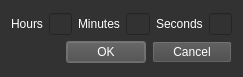
<?xml version="1.0" encoding="UTF-8"?>
<ui version="4.0">
 <class>Dialog</class>
 <widget class="QDialog" name="Dialog">
  <property name="windowModality">
   <enum>Qt::ApplicationModal</enum>
  </property>
  <property name="geometry">
   <rect>
    <x>0</x>
    <y>0</y>
    <width>243</width>
    <height>77</height>
   </rect>
  </property>
  <property name="sizePolicy">
   <sizepolicy hsizetype="Fixed" vsizetype="Fixed">
    <horstretch>0</horstretch>
    <verstretch>0</verstretch>
   </sizepolicy>
  </property>
  <property name="minimumSize">
   <size>
    <width>238</width>
    <height>0</height>
   </size>
  </property>
  <property name="contextMenuPolicy">
   <enum>Qt::NoContextMenu</enum>
  </property>
  <property name="windowTitle">
   <string>Set Recording Countdown</string>
  </property>
  <property name="styleSheet">
   <string>background-color: rgb(50, 50, 50);color: rgb(255, 255, 255);selection-background-color:rgb(140, 140, 140)</string>
  </property>
  <layout class="QGridLayout" name="gridLayout">
   <item row="0" column="0">
    <layout class="QVBoxLayout" name="verticalLayout">
     <item>
      <layout class="QHBoxLayout" name="horizontalLayout">
       <item>
        <widget class="QLabel" name="label">
         <property name="text">
          <string>Hours</string>
         </property>
        </widget>
       </item>
       <item>
        <widget class="QLineEdit" name="hoursText">
         <property name="styleSheet">
          <string/>
         </property>
         <property name="maxLength">
          <number>2</number>
         </property>
        </widget>
       </item>
       <item>
        <widget class="QLabel" name="label_2">
         <property name="text">
          <string>Minutes</string>
         </property>
        </widget>
       </item>
       <item>
        <widget class="QLineEdit" name="minutesText">
         <property name="maxLength">
          <number>2</number>
         </property>
        </widget>
       </item>
       <item>
        <widget class="QLabel" name="label_3">
         <property name="text">
          <string>Seconds</string>
         </property>
        </widget>
       </item>
       <item>
        <widget class="QLineEdit" name="secondsText">
         <property name="maxLength">
          <number>2</number>
         </property>
        </widget>
       </item>
      </layout>
     </item>
     <item>
      <widget class="QDialogButtonBox" name="buttonBox">
       <property name="styleSheet">
        <string>background-color: rgb(70, 70, 70);</string>
       </property>
       <property name="orientation">
        <enum>Qt::Horizontal</enum>
       </property>
       <property name="standardButtons">
        <set>QDialogButtonBox::Cancel|QDialogButtonBox::Ok</set>
       </property>
      </widget>
     </item>
    </layout>
   </item>
  </layout>
 </widget>
 <resources/>
 <connections>
  <connection>
   <sender>buttonBox</sender>
   <signal>accepted()</signal>
   <receiver>Dialog</receiver>
   <slot>accept()</slot>
   <hints>
    <hint type="sourcelabel">
     <x>248</x>
     <y>254</y>
    </hint>
    <hint type="destinationlabel">
     <x>157</x>
     <y>274</y>
    </hint>
   </hints>
  </connection>
  <connection>
   <sender>buttonBox</sender>
   <signal>rejected()</signal>
   <receiver>Dialog</receiver>
   <slot>reject()</slot>
   <hints>
    <hint type="sourcelabel">
     <x>316</x>
     <y>260</y>
    </hint>
    <hint type="destinationlabel">
     <x>286</x>
     <y>274</y>
    </hint>
   </hints>
  </connection>
 </connections>
</ui>
